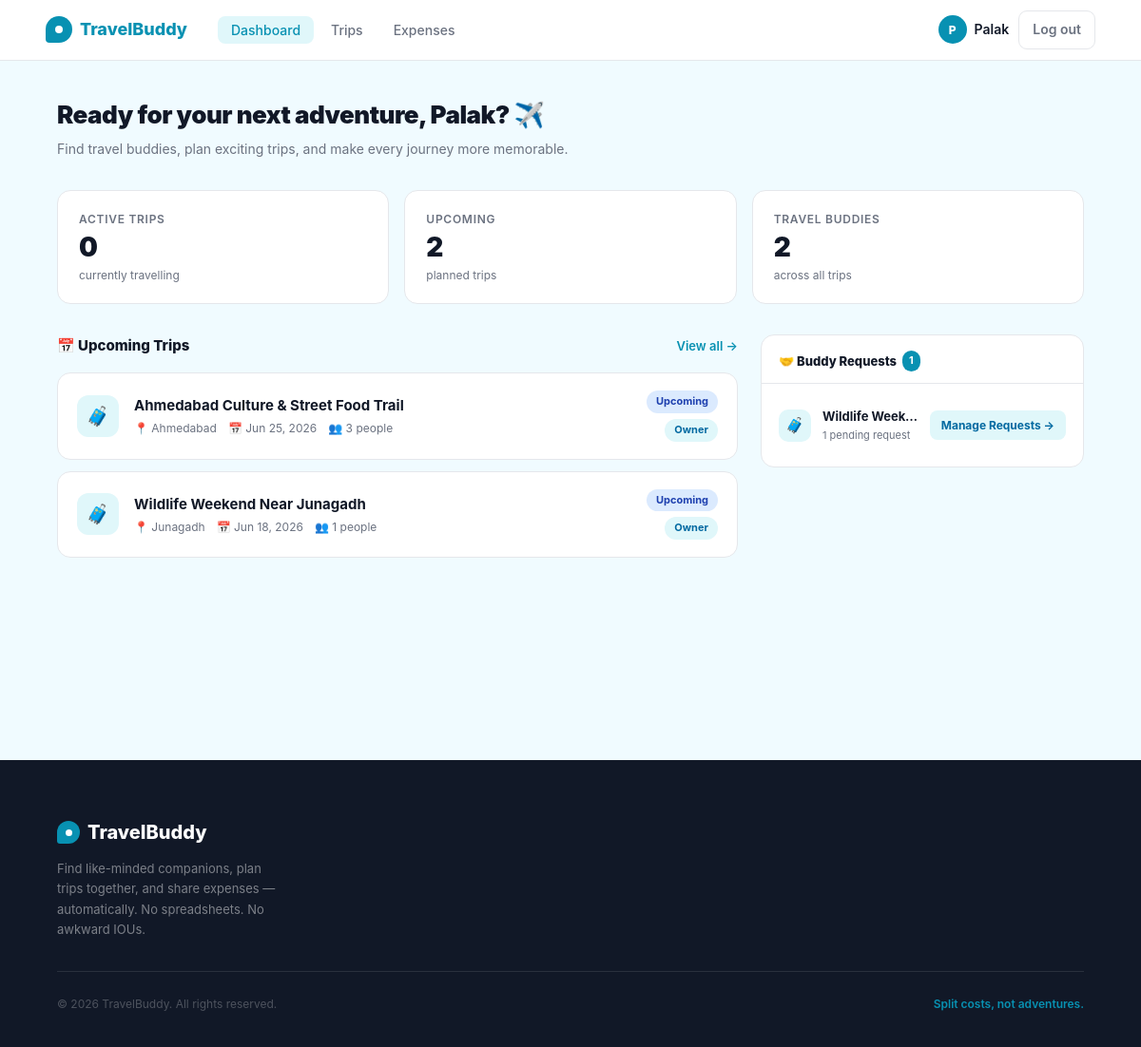
The page /dashboard (signed in) on the database as committed earlier.
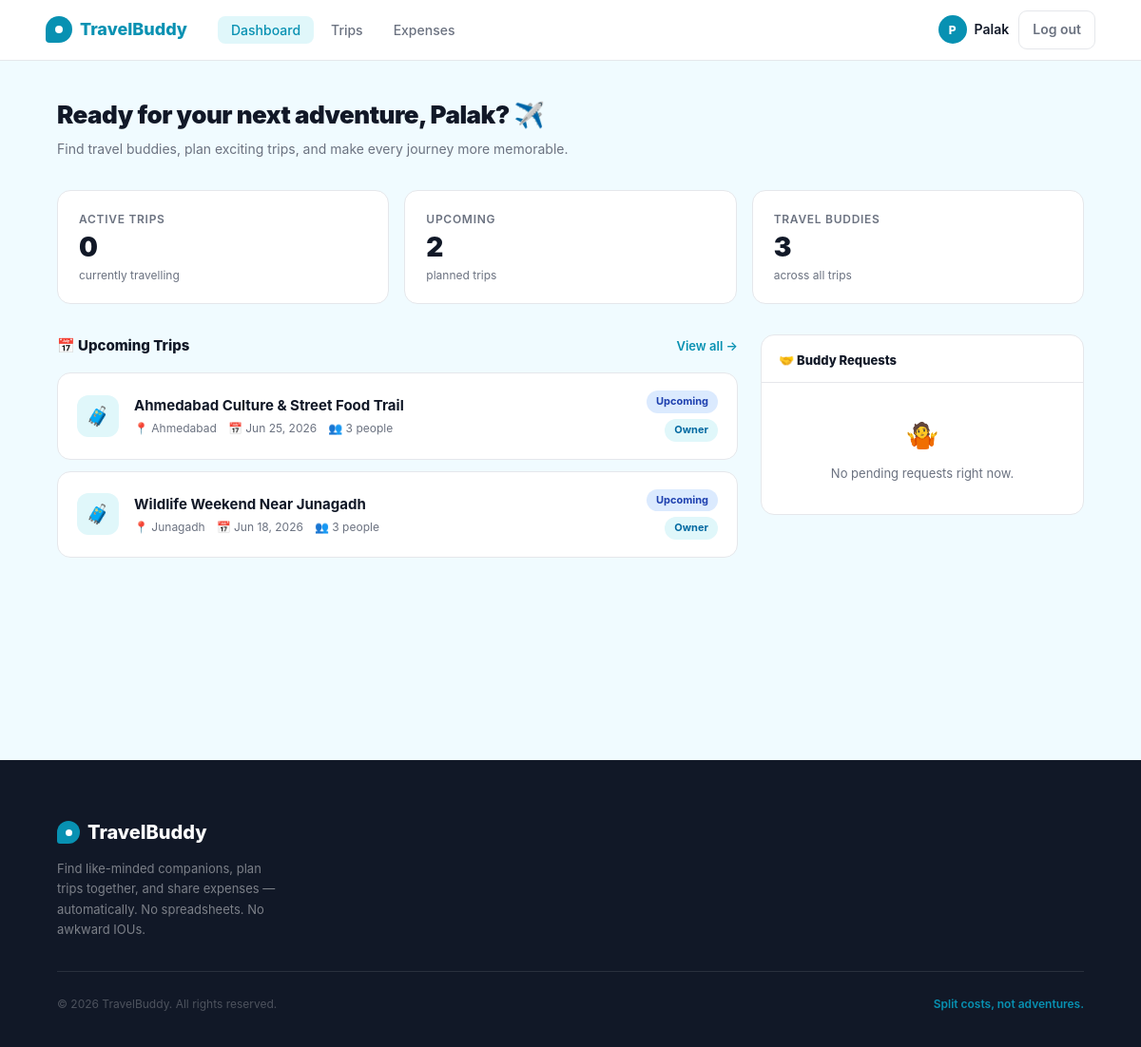
The same page on the database as committed later.
### app/models.py (models this page shows, shortened)
class User(db.Model, UserMixin):
    __tablename__ = 'users'
    id             = db.Column(db.Integer, primary_key=True)
    name           = db.Column(db.String(100), nullable=False)
    email          = db.Column(db.String(150), unique=True, nullable=False)
    password_hash  = db.Column(db.String(255), nullable=False)
    travel_style   = db.Column(db.String(50), default='flexible')
    bio            = db.Column(db.Text, default='')
    interests      = db.Column(db.String(255), default='')
    phone          = db.Column(db.String(20), default='')
    created_at     = db.Column(db.DateTime, default=lambda: datetime.now(timezone.utc))
    owned_trips    = db.relationship('Trip', back_populates='owner', lazy='dynamic')
    memberships    = db.relationship('TripMember', back_populates='user', lazy='dynamic')
    expenses_paid  = db.relationship('Expense', back_populates='paid_by', lazy='dynamic')
    def get_active_trips(self):
        from sqlalchemy import or_
        owned = Trip.query.filter_by(owner_id=self.id, status='active').all()
        joined_ids = [m.trip_id for m in
                      TripMember.query.filter_by(user_id=self.id, status='accepted').all()]
        joined = Trip.query.filter(
            Trip.id.in_(joined_ids),
            Trip.status == 'active',
            Trip.owner_id != self.id
        ).all()
        return owned + joined
    def get_upcoming_trips(self):
        owned = Trip.query.filter_by(owner_id=self.id, status='upcoming').all()
        joined_ids = [m.trip_id for m in
                      TripMember.query.filter_by(user_id=self.id, status='accepted').all()]
        joined = Trip.query.filter(
            Trip.id.in_(joined_ids),
            Trip.status == 'upcoming',
            Trip.owner_id != self.id
        ).all()
        return owned + joined
    def get_pending_requests(self):
        my_trip_ids = [t.id for t in Trip.query.filter_by(owner_id=self.id).all()]
        return TripMember.query.filter(
            TripMember.trip_id.in_(my_trip_ids),
            TripMember.status == 'pending'
        ).all()
    def get_total_balance(self):
        total = 0.0
        all_trip_ids = self._all_trip_ids()
        for tid in all_trip_ids:
            trip = Trip.query.get(tid)
            if trip:
                total += trip.balance_for(self.id)
        return round(total, 2)
    def _all_trip_ids(self):
        owned = [t.id for t in Trip.query.filter_by(owner_id=self.id).all()]
        joined = [m.trip_id for m in
                  TripMember.query.filter_by(user_id=self.id, status='accepted').all()]
        return list(set(owned + joined))

class Trip(db.Model):
    __tablename__ = 'trips'
    id          = db.Column(db.Integer, primary_key=True)
    owner_id    = db.Column(db.Integer, db.ForeignKey('users.id'), nullable=False)
    title       = db.Column(db.String(150), nullable=False)
    destination = db.Column(db.String(150), nullable=False)
    departure_city = db.Column(db.String(100), default='')
    start_date  = db.Column(db.Date, nullable=False)
    end_date    = db.Column(db.Date, nullable=False)
    description = db.Column(db.Text, default='')
    budget_min  = db.Column(db.Float, default=0)
    budget_max  = db.Column(db.Float, default=0)
    max_members = db.Column(db.Integer, default=4)
    status      = db.Column(db.String(20), default='upcoming')  # upcoming, active, completed
    is_public   = db.Column(db.Boolean, default=True)
    created_at  = db.Column(db.DateTime, default=lambda: datetime.now(timezone.utc))
    owner    = db.relationship('User', back_populates='owned_trips')
    members  = db.relationship('TripMember', back_populates='trip', lazy='dynamic',
                               cascade='all, delete-orphan')
    expenses = db.relationship('Expense', back_populates='trip', lazy='dynamic',
                               cascade='all, delete-orphan')
    def member_count(self):
        return self.members.filter_by(status='accepted').count() + 1  # +1 for owner
    def total_spent(self):
        return round(sum(e.amount for e in self.expenses), 2)
    def your_share(self, user_id):
        mc = self.member_count()
        return round(self.total_spent() / mc, 2) if mc else 0.0
    def balance_for(self, user_id):
        paid = sum(e.amount for e in self.expenses.filter_by(paid_by_id=user_id))
        share = self.your_share(user_id)
        return round(paid - share, 2)

class TripMember(db.Model):
    __tablename__ = 'trip_members'
    id         = db.Column(db.Integer, primary_key=True)
    trip_id    = db.Column(db.Integer, db.ForeignKey('trips.id'), nullable=False)
    user_id    = db.Column(db.Integer, db.ForeignKey('users.id'), nullable=False)
    status     = db.Column(db.String(20), default='pending')  # pending, accepted, declined
    joined_at  = db.Column(db.DateTime, default=lambda: datetime.now(timezone.utc))
    trip = db.relationship('Trip', back_populates='members')
    user = db.relationship('User', back_populates='memberships')

### app/dashboard/routes.py (the view)
@dashboard.route('/dashboard')
@login_required
def index():
    active_trips   = current_user.get_active_trips()
    upcoming_trips = current_user.get_upcoming_trips()
    pending_reqs   = current_user.get_pending_requests()
    net_balance    = current_user.get_total_balance()
    all_trip_ids = current_user._all_trip_ids()
    recent_expenses = (Expense.query
                       .filter(Expense.trip_id.in_(all_trip_ids))
                       .order_by(Expense.created_at.desc())
                       .limit(5)
                       .all()) if all_trip_ids else []
    total_trips    = len(active_trips) + len(upcoming_trips)
    total_buddies  = _count_unique_buddies(current_user)
    trips_for_card = (active_trips + upcoming_trips)[:6]
    return render_template('dashboard/index.html',
        active_trips=active_trips,
        upcoming_trips=upcoming_trips,
        pending_reqs=pending_reqs,
        recent_expenses=recent_expenses,
        net_balance=net_balance,
        total_trips=total_trips,
        total_buddies=total_buddies,
        trips_for_card=trips_for_card,
        today=date.today()
    )

### app/dashboard/routes.py (called while the page is built)
def _count_unique_buddies(user):
    all_trip_ids = user._all_trip_ids()
    if not all_trip_ids:
        return 0
    members = TripMember.query.filter(
        TripMember.trip_id.in_(all_trip_ids),
        TripMember.status == 'accepted',
        TripMember.user_id != user.id
    ).all()
    owners = [Trip.query.get(tid).owner_id for tid in all_trip_ids
              if Trip.query.get(tid) and Trip.query.get(tid).owner_id != user.id]
    unique = set([m.user_id for m in members] + owners)
    return len(unique)

### app/models.py (called while the page is built)
@login_manager.user_loader
def load_user(user_id):
    return User.query.get(int(user_id))

### app/templates/dashboard/index.html (shortened to what this page needs)
{% extends "base.html" %}
{% block content %}
<div class="dashboard">
  <div class="dashboard-inner">
    <div class="dash-header">
      <div>
        <h1 class="dash-greeting">
          Ready for your next adventure, {{ current_user.name.split()[0] }}? ✈️
        </h1>
        <p class="dash-subtitle">Find travel buddies, plan exciting trips, and make every journey more memorable.</p>
      </div>
    </div>
    <div class="stat-row">
      <div class="stat-card">
        <div class="stat-label">Active Trips</div>
        <div class="stat-value">{{ active_trips | length }}</div>
        <div class="stat-sub">currently travelling</div>
      </div>
      <div class="stat-card">
        <div class="stat-label">Upcoming</div>
        <div class="stat-value">{{ upcoming_trips | length }}</div>
        <div class="stat-sub">planned trips</div>
      </div>
      <div class="stat-card">
        <div class="stat-label">Travel Buddies</div>
        <div class="stat-value">{{ total_buddies }}</div>
        <div class="stat-sub">across all trips</div>
      </div>
    </div>
    <div class="dash-grid">
      <div class="left-col">
        <div class="trips-section">
          <div class="section-header">
            <div class="section-title">📅 Upcoming Trips</div>
            <a href="{{ url_for('trips.index') }}" class="section-link">View all →</a>
          </div>
          <div class="trip-cards">
            {% if upcoming_trips %}
              {% for trip in upcoming_trips %}
              <div class="trip-card">
                <div class="trip-icon">🧳</div>
                <div class="trip-info">
                  <div class="trip-name">{{ trip.title }}</div>
                  <div class="trip-meta">
                    <span>📍 {{ trip.destination }}</span>
                    <span>📅 {{ trip.start_date.strftime('%b %d, %Y') }}</span>
                    <span>👥 {{ trip.member_count() }} people</span>
                  </div>
                </div>
                <div class="trip-right">
                  <span class="badge badge-upcoming">Upcoming</span>
                  {% if trip.owner_id == current_user.id %}
                    <span class="badge badge-owner">Owner</span>
                  {% endif %}
                </div>
              </div>
              {% endfor %}
            {% endif %}
          </div>
        </div>
      </div>
      <div class="right-col">
        <div class="panel">
          <div class="panel-head">
            <div class="panel-title">
              🤝 Buddy Requests
              {% if pending_reqs %}
                <span class="panel-count">{{ pending_reqs | length }}</span>
              {% endif %}
            </div>
          </div>
          <div class="panel-body">
            {% if pending_reqs %}
              {% set seen_trips = namespace(ids=[]) %}
              {% for req in pending_reqs %}
                {% if req.trip.id not in seen_trips.ids %}
                  {% set _ = seen_trips.ids.append(req.trip.id) %}
                  {% set trip_reqs = pending_reqs | selectattr('trip_id', 'equalto', req.trip.id) | list %}
                  <div class="manage-request-row">
                    <div class="manage-trip-icon">🧳</div>
                    <div class="manage-trip-info">
                      <div class="manage-trip-name">{{ req.trip.title }}</div>
                      <div class="manage-trip-sub">
                        {{ trip_reqs | length }} pending request{{ 's' if (trip_reqs | length) > 1 else '' }}
                      </div>
                    </div>
                    <a href="{{ url_for('trips.detail', trip_id=req.trip.id) }}#buddy-requests"
                       class="btn-manage">Manage Requests →</a>
                  </div>
                {% endif %}
              {% endfor %}
            {% else %}
              <div style="padding: 20px 18px; text-align: center;">
                <div style="font-size:28px;margin-bottom:8px;">🤷</div>
                <div style="font-size:13px;color:var(--text-muted);">No pending requests right now.</div>
              </div>
            {% endif %}
          </div>
        </div>
      </div>
    </div>
  </div>
</div>
{% endblock %}

### app/templates/base.html (shortened to what this page needs)
<!DOCTYPE html>
<html lang="en">
<head>
</head>
<body>
<nav>
  <a href="{{ url_for('main.home') }}" class="logo">
    <div class="logo-icon"></div>
    TravelBuddy
  </a>
  {% if current_user.is_authenticated %}
    <ul class="nav-links">
      <li><a href="{{ url_for('dashboard.index') }}" {% if request.endpoint == 'dashboard.index' %}class="active"{% endif %}>Dashboard</a></li>
      <li><a href="{{ url_for('trips.index') }}" {% if request.endpoint and request.endpoint.startswith('trips.') %}class="active"{% endif %}>Trips</a></li>
      <li><a href="#" {% if request.endpoint == 'main.expenses' %}class="active"{% endif %}>Expenses</a></li>
    </ul>
    <div class="nav-right">
      <div class="nav-user">
        <div class="nav-avatar">{{ current_user.name[0].upper() }}</div>
        <a href="{{ url_for('profile.view') }}" style="color:inherit;">{{ current_user.name.split()[0] }}</a>
      </div>
      <a href="{{ url_for('auth.logout') }}" class="btn-logout">Log out</a>
    </div>
  {% endif %}
</nav>
{% block content %}{% endblock %}
<footer>
  <div class="footer-inner">
    <div class="footer-top">
      <div class="footer-brand">
        <div class="footer-logo">
          <div class="footer-logo-icon"></div>
          TravelBuddy
        </div>
        <p>Find like-minded companions, plan trips together, and share expenses — automatically. No spreadsheets. No awkward IOUs.</p>
      </div>
    </div>
    <div class="footer-bottom">
      <p class="footer-copy">© 2026 TravelBuddy. All rights reserved.</p>
      <p class="footer-tagline-bottom">Split costs, not adventures.</p>
    </div>
  </div>
</footer>
</body>
</html>

Rows that differ between the two databases and show on the page:
no longer on this page (row edited): TripMember: trip "Wildlife Week…", trip_reqs "1"
computed for Trip "Wildlife Weekend Near Junagadh": member_count "1" → "3"
Other text that changed with them:
{{ total_buddies }}: "2" → "3"
{{ pending_reqs | length }}: "1" → (not shown)
text now shown: "🤷 No pending requests right now."
